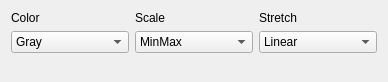
<?xml version="1.0" encoding="UTF-8"?>
<ui version="4.0">
 <class>styleManagerCubeViewer</class>
 <widget class="QDialog" name="styleManagerCubeViewer">
  <property name="geometry">
   <rect>
    <x>0</x>
    <y>0</y>
    <width>388</width>
    <height>82</height>
   </rect>
  </property>
  <property name="minimumSize">
   <size>
    <width>250</width>
    <height>80</height>
   </size>
  </property>
  <property name="windowTitle">
   <string>styleManagerCubeViewer</string>
  </property>
  <layout class="QGridLayout" name="gridLayout_2">
   <item row="0" column="0">
    <layout class="QGridLayout" name="gridLayout">
     <item row="0" column="2">
      <layout class="QFormLayout" name="formLayout_3">
       <property name="rowWrapPolicy">
        <enum>QFormLayout::WrapAllRows</enum>
       </property>
       <item row="0" column="0">
        <widget class="QLabel" name="stretchLabel">
         <property name="text">
          <string>Stretch</string>
         </property>
        </widget>
       </item>
       <item row="0" column="1">
        <widget class="QComboBox" name="stretchComboBox">
         <item>
          <property name="text">
           <string>Linear</string>
          </property>
         </item>
         <item>
          <property name="text">
           <string>Sqrt</string>
          </property>
         </item>
         <item>
          <property name="text">
           <string>Log</string>
          </property>
         </item>
        </widget>
       </item>
      </layout>
     </item>
     <item row="0" column="1">
      <layout class="QFormLayout" name="formLayout_4">
       <property name="rowWrapPolicy">
        <enum>QFormLayout::WrapAllRows</enum>
       </property>
       <item row="0" column="0">
        <widget class="QLabel" name="scaleLabel">
         <property name="text">
          <string>Scale</string>
         </property>
        </widget>
       </item>
       <item row="0" column="1">
        <widget class="QComboBox" name="scaleComboBox">
         <item>
          <property name="text">
           <string>MinMax</string>
          </property>
         </item>
         <item>
          <property name="text">
           <string>ZScale</string>
          </property>
         </item>
        </widget>
       </item>
      </layout>
     </item>
     <item row="0" column="0">
      <layout class="QFormLayout" name="formLayout">
       <property name="rowWrapPolicy">
        <enum>QFormLayout::WrapAllRows</enum>
       </property>
       <item row="0" column="0">
        <widget class="QLabel" name="colorLabel">
         <property name="text">
          <string>Color</string>
         </property>
        </widget>
       </item>
       <item row="0" column="1">
        <widget class="QComboBox" name="colorComboBox">
         <item>
          <property name="text">
           <string>Gray</string>
          </property>
         </item>
         <item>
          <property name="text">
           <string>Accent</string>
          </property>
         </item>
         <item>
          <property name="text">
           <string>Heat</string>
          </property>
         </item>
         <item>
          <property name="text">
           <string>Rainbow</string>
          </property>
         </item>
         <item>
          <property name="text">
           <string>CoolWarm</string>
          </property>
         </item>
        </widget>
       </item>
      </layout>
     </item>
    </layout>
   </item>
  </layout>
 </widget>
 <resources/>
 <connections/>
</ui>
